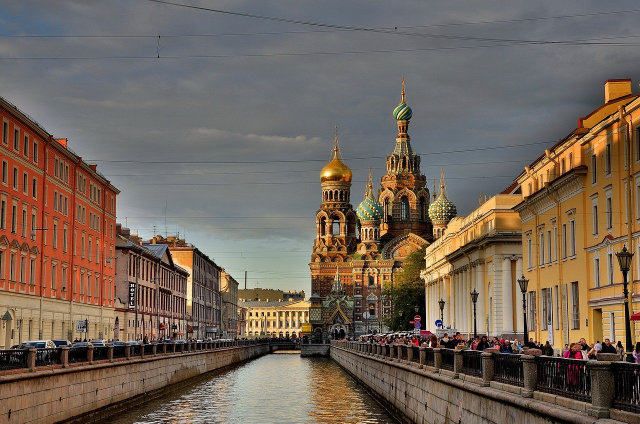
#> input picture ITMO/2semestr/Automatic text processing and image processing/Task12/1.jpg, 1280 x 847 px, found by its file name (shown at 1/2 size)
$ jupyter execute exam.ipynb   (shell and % lines are left out)
#> lines starting #> are read from the running program, lines starting #| are printed output that depends on the picture; long printed decimals are rounded
## Задание 1

https://www.mathway.com/ru/Algebra

## Задание 2

[cell 1]
import cv2
import matplotlib.pyplot as plt
import os

img = cv2.imread('1.jpg')
#> img is the input picture: shape (847, 1280, 3); mean B, G, R 89.1, 101.1, 115.6
print(img.shape) #1-высота, 2-ширина
#| (847, 1280, 3)

print('Отношение:', img.shape[1]/img.shape[0])
#| Отношение: 1.511
print('ширина:', img.shape[1])
#| ширина: 1280
print('Высота:', img.shape[0])
#| Высота: 847

[cell 2]
h, w, c = img.shape
#> h = 847; w = 1280; c = 3
new_width = 1967

k = float(w) / h
#> k = 1.51
dim = (new_width, int(new_width / k))
#> dim = (1967, 1301)

resized_RGB_img = cv2.resize(img, dim, interpolation = cv2.INTER_AREA)
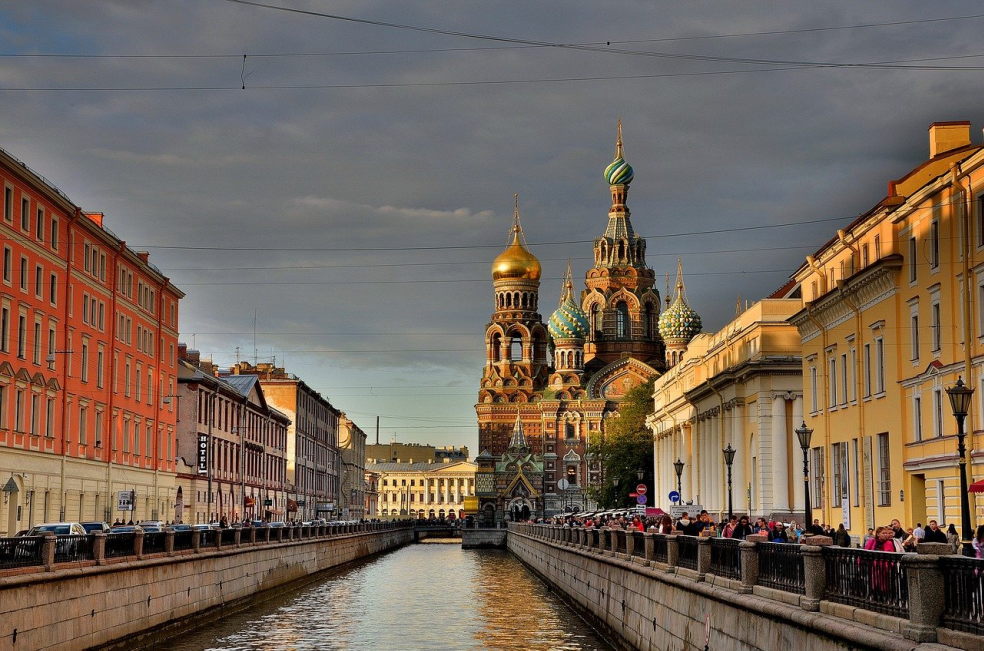
#> resized_RGB_img: shape (1301, 1967, 3) (shown at 1/2 size); mean B, G, R 89, 101, 115.5

print('Отношение:', resized_RGB_img.shape[1]/resized_RGB_img.shape[0])
#| Отношение: 1.512
print('ширина:', resized_RGB_img.shape[1])
#| ширина: 1967
print('Высота:', resized_RGB_img.shape[0])
#| Высота: 1301
plt.imshow(resized_RGB_img)
print(resized_RGB_img.shape) # новая размерность
#| (1301, 1967, 3)

[cell 3]
RGB_img = resized_RGB_img
red = plt.hist(RGB_img[:, :, 0].ravel(), bins = 256, color = 'Red', alpha = 0.5, density=True)
green = plt.hist(RGB_img[:, :, 1].ravel(), bins = 256, color = 'Green', alpha = 0.5, density=True)
blue = plt.hist(RGB_img[:, :, 2].ravel(), bins = 256, color = 'Blue', alpha = 0.5, density=True)
triple = plt.hist(RGB_img.ravel(), bins = 256, color = 'orange', alpha = 0.5, density=True)
plt.legend(['Красный канал (R)', 'Зеленый канал (G)', 'Cиний канал (B)' , 'Сумма по каналама'])
plt.xlabel('Интенсивность $n$')
plt.ylabel('Количество')
plt.show()
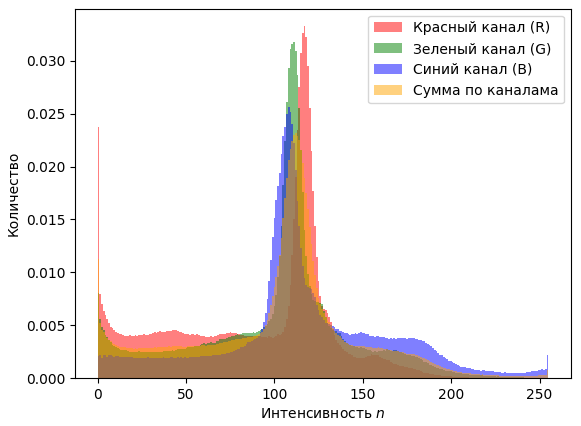
#> figure drawn by matplotlib, 1 panel; tallest bar 0.0333 high, from x = 116.5 to 117.5; tallest bar 0.0318 high, from x = 110.6 to 111.6; tallest bar 0.0257 high, from x = 107.6 to 108.6
print("для красного", RGB_img[:, :, 0].max)
#> (printed output is left out)
print('Введите наибольшее значение плотности среди трех каналов:', float('{:.4f}'.format(max(red[0].max(), green[0].max(), blue[0].max()))))
#| Введите наибольшее значение плотности среди трех каналов: 0.0333

$ run again, with ITMO/2semestr/Automatic text processing and image processing/Task12/2.jpg copied over ITMO/2semestr/Automatic text processing and image processing/Task12/1.jpg
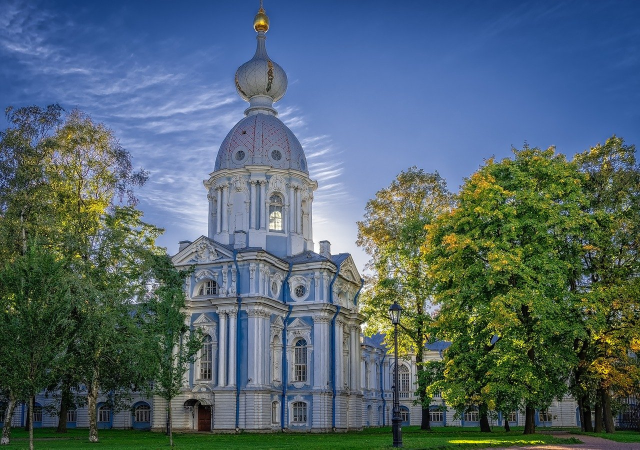
#> input picture ITMO/2semestr/Automatic text processing and image processing/Task12/2.jpg, 1280 x 899 px, found by its file name (shown at 1/2 size)
#> img is the input picture: shape (899, 1280, 3); mean B, G, R 110.4, 101.2, 82.1
#| (899, 1280, 3)
#| Отношение: 1.424
#| ширина: 1280
#| Высота: 899
#| Отношение: 1.424
#| ширина: 1967
#| Высота: 1381
#| (1381, 1967, 3)
#> `plt.show()`:
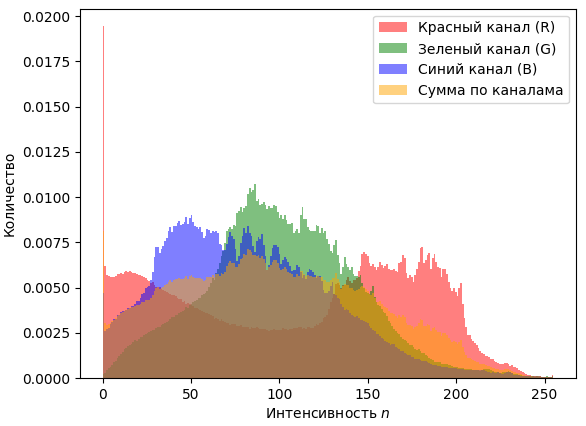
#> figure drawn by matplotlib, 1 panel; tallest bar 0.0194 high, from x = 0 to 0.996; tallest bar 0.0107 high, from x = 85.66 to 86.66; tallest bar 0.00903 high, from x = 49.8 to 50.8
#> (printed output is left out)
#| Введите наибольшее значение плотности среди трех каналов: 0.0194
